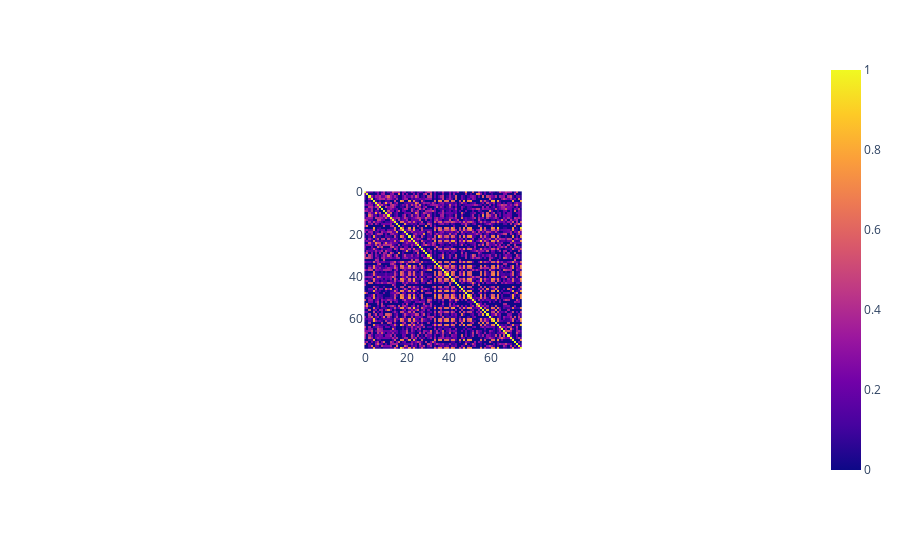

The cell this chart's notebook holds for it:
### Code cell
from sklearn.metrics.pairwise import cosine_similarity

user_cosine_similarity = cosine_similarity(matrix.fillna(0))
px.imshow(user_cosine_similarity)

### Figure 1 — Plotly figure (JSON) as saved in the notebook; plotly's stock layout.template omitted (floating-point values rounded to 4 significant figures; data arrays with more than 128 entries replaced by an {"elided": "..."} marker saying what was removed)
{"data": [{"coloraxis": "coloraxis", "hovertemplate": "x: %{x}<br>y: %{y}<br>color: %{z}<extra></extra>", "name": "0", "type": "heatmap", "xaxis": "x", "yaxis": "y", "z": {"elided": "75x75 float values"}}], "layout": {"autosize": true, "coloraxis": {"colorscale": [[0, "#0d0887"], [0.1111, "#46039f"], [0.2222, "#7201a8"], [0.3333, "#9c179e"], [0.4444, "#bd3786"], [0.5556, "#d8576b"], [0.6667, "#ed7953"], [0.7778, "#fb9f3a"], [0.8889, "#fdca26"], [1, "#f0f921"]]}, "margin": {"t": 60}, "xaxis": {"anchor": "y", "autorange": true, "constrain": "domain", "domain": [0.3915, 0.6085], "range": [-0.5, 74.5], "scaleanchor": "y"}, "yaxis": {"anchor": "x", "autorange": true, "constrain": "domain", "domain": [0.007864, 0.9921], "range": [74.5, -0.5]}}}
